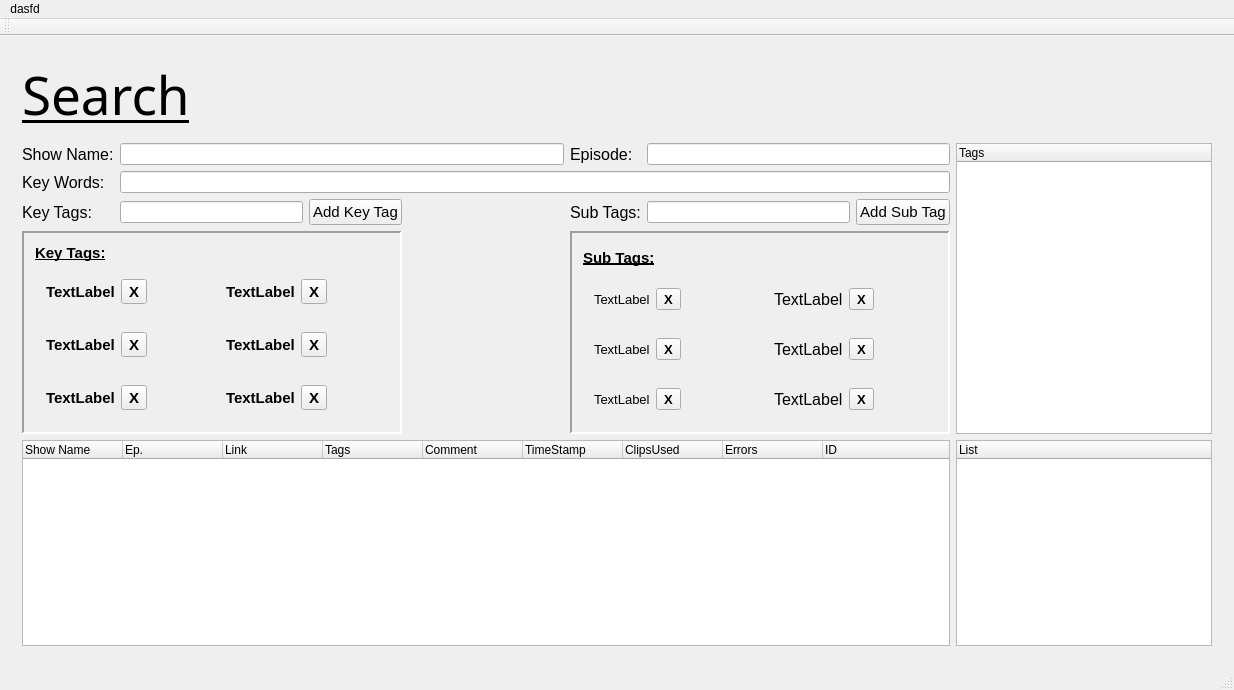
<?xml version="1.0" encoding="UTF-8"?>
<ui version="4.0">
 <class>MainWindow</class>
 <widget class="QMainWindow" name="MainWindow">
  <property name="geometry">
   <rect>
    <x>0</x>
    <y>0</y>
    <width>1234</width>
    <height>690</height>
   </rect>
  </property>
  <property name="windowTitle">
   <string>MainWindow</string>
  </property>
  <widget class="QWidget" name="centralWidget">
   <layout class="QGridLayout" name="gridLayout">
    <item row="0" column="0">
     <widget class="QStackedWidget" name="mainStack">
      <property name="currentIndex">
       <number>0</number>
      </property>
      <widget class="QWidget" name="page_Search">
       <layout class="QGridLayout" name="gridLayout_2">
        <item row="6" column="0" colspan="4">
         <widget class="QFrame" name="frame_KeyTags">
          <property name="minimumSize">
           <size>
            <width>380</width>
            <height>0</height>
           </size>
          </property>
          <property name="maximumSize">
           <size>
            <width>16777215</width>
            <height>16777215</height>
           </size>
          </property>
          <property name="acceptDrops">
           <bool>true</bool>
          </property>
          <property name="frameShape">
           <enum>QFrame::Panel</enum>
          </property>
          <property name="frameShadow">
           <enum>QFrame::Sunken</enum>
          </property>
          <property name="lineWidth">
           <number>2</number>
          </property>
          <layout class="QGridLayout" name="gridLayout_3">
           <item row="0" column="0">
            <widget class="QLabel" name="label_kTagGroup">
             <property name="font">
              <font>
               <pointsize>11</pointsize>
               <weight>75</weight>
               <bold>true</bold>
               <underline>true</underline>
              </font>
             </property>
             <property name="text">
              <string>Key Tags:</string>
             </property>
            </widget>
           </item>
           <item row="2" column="0">
            <widget class="QWidget" name="keyTagBox2" native="true">
             <layout class="QFormLayout" name="formLayout_2">
              <item row="0" column="0">
               <widget class="QLabel" name="label_keyTag2">
                <property name="font">
                 <font>
                  <pointsize>11</pointsize>
                  <weight>75</weight>
                  <bold>true</bold>
                 </font>
                </property>
                <property name="focusPolicy">
                 <enum>Qt::NoFocus</enum>
                </property>
                <property name="text">
                 <string>TextLabel</string>
                </property>
               </widget>
              </item>
              <item row="0" column="1">
               <widget class="TagButtonBox" name="button_keyTag2">
                <property name="font">
                 <font>
                  <pointsize>11</pointsize>
                  <weight>75</weight>
                  <bold>true</bold>
                 </font>
                </property>
                <property name="focusPolicy">
                 <enum>Qt::ClickFocus</enum>
                </property>
                <property name="text">
                 <string>X</string>
                </property>
               </widget>
              </item>
             </layout>
            </widget>
           </item>
           <item row="1" column="0">
            <widget class="QWidget" name="keyTagBox1" native="true">
             <layout class="QFormLayout" name="formLayout_3">
              <item row="0" column="0">
               <widget class="QLabel" name="label_keyTag1">
                <property name="font">
                 <font>
                  <pointsize>11</pointsize>
                  <weight>75</weight>
                  <bold>true</bold>
                 </font>
                </property>
                <property name="focusPolicy">
                 <enum>Qt::NoFocus</enum>
                </property>
                <property name="text">
                 <string>TextLabel</string>
                </property>
               </widget>
              </item>
              <item row="0" column="1">
               <widget class="TagButtonBox" name="button_keyTag1">
                <property name="font">
                 <font>
                  <pointsize>11</pointsize>
                  <weight>75</weight>
                  <bold>true</bold>
                 </font>
                </property>
                <property name="focusPolicy">
                 <enum>Qt::ClickFocus</enum>
                </property>
                <property name="text">
                 <string>X</string>
                </property>
               </widget>
              </item>
             </layout>
            </widget>
           </item>
           <item row="3" column="0">
            <widget class="QWidget" name="keyTagBox3" native="true">
             <property name="focusPolicy">
              <enum>Qt::NoFocus</enum>
             </property>
             <layout class="QFormLayout" name="formLayout">
              <item row="0" column="0">
               <widget class="QLabel" name="label_keyTag3">
                <property name="font">
                 <font>
                  <pointsize>11</pointsize>
                  <weight>75</weight>
                  <bold>true</bold>
                 </font>
                </property>
                <property name="text">
                 <string>TextLabel</string>
                </property>
               </widget>
              </item>
              <item row="0" column="1">
               <widget class="TagButtonBox" name="button_keyTag3">
                <property name="font">
                 <font>
                  <pointsize>11</pointsize>
                  <weight>75</weight>
                  <bold>true</bold>
                 </font>
                </property>
                <property name="focusPolicy">
                 <enum>Qt::ClickFocus</enum>
                </property>
                <property name="text">
                 <string>X</string>
                </property>
               </widget>
              </item>
             </layout>
            </widget>
           </item>
           <item row="1" column="1">
            <widget class="QWidget" name="keyTagBox4" native="true">
             <layout class="QFormLayout" name="formLayout_4">
              <item row="0" column="0">
               <widget class="QLabel" name="label_keyTag4">
                <property name="font">
                 <font>
                  <pointsize>11</pointsize>
                  <weight>75</weight>
                  <bold>true</bold>
                 </font>
                </property>
                <property name="focusPolicy">
                 <enum>Qt::NoFocus</enum>
                </property>
                <property name="text">
                 <string>TextLabel</string>
                </property>
               </widget>
              </item>
              <item row="0" column="1">
               <widget class="TagButtonBox" name="button_keyTag4">
                <property name="font">
                 <font>
                  <pointsize>11</pointsize>
                  <weight>75</weight>
                  <bold>true</bold>
                 </font>
                </property>
                <property name="focusPolicy">
                 <enum>Qt::ClickFocus</enum>
                </property>
                <property name="text">
                 <string>X</string>
                </property>
               </widget>
              </item>
             </layout>
            </widget>
           </item>
           <item row="2" column="1">
            <widget class="QWidget" name="keyTagBox5" native="true">
             <layout class="QFormLayout" name="formLayout_5">
              <item row="0" column="0">
               <widget class="QLabel" name="label_keyTag5">
                <property name="font">
                 <font>
                  <pointsize>11</pointsize>
                  <weight>75</weight>
                  <bold>true</bold>
                 </font>
                </property>
                <property name="focusPolicy">
                 <enum>Qt::NoFocus</enum>
                </property>
                <property name="text">
                 <string>TextLabel</string>
                </property>
               </widget>
              </item>
              <item row="0" column="1">
               <widget class="TagButtonBox" name="button_keyTag5">
                <property name="font">
                 <font>
                  <pointsize>11</pointsize>
                  <weight>75</weight>
                  <bold>true</bold>
                 </font>
                </property>
                <property name="focusPolicy">
                 <enum>Qt::ClickFocus</enum>
                </property>
                <property name="text">
                 <string>X</string>
                </property>
               </widget>
              </item>
             </layout>
            </widget>
           </item>
           <item row="3" column="1">
            <widget class="QWidget" name="keyTagBox6" native="true">
             <layout class="QFormLayout" name="formLayout_6">
              <item row="0" column="0">
               <widget class="QLabel" name="label_keyTag6">
                <property name="font">
                 <font>
                  <pointsize>11</pointsize>
                  <weight>75</weight>
                  <bold>true</bold>
                 </font>
                </property>
                <property name="focusPolicy">
                 <enum>Qt::NoFocus</enum>
                </property>
                <property name="text">
                 <string>TextLabel</string>
                </property>
               </widget>
              </item>
              <item row="0" column="1">
               <widget class="TagButtonBox" name="button_keyTag6">
                <property name="font">
                 <font>
                  <pointsize>11</pointsize>
                  <weight>75</weight>
                  <bold>true</bold>
                 </font>
                </property>
                <property name="focusPolicy">
                 <enum>Qt::ClickFocus</enum>
                </property>
                <property name="text">
                 <string>X</string>
                </property>
               </widget>
              </item>
             </layout>
            </widget>
           </item>
          </layout>
         </widget>
        </item>
        <item row="6" column="5" colspan="3">
         <widget class="QFrame" name="frame_SubTags">
          <property name="minimumSize">
           <size>
            <width>380</width>
            <height>0</height>
           </size>
          </property>
          <property name="maximumSize">
           <size>
            <width>16777215</width>
            <height>16777215</height>
           </size>
          </property>
          <property name="acceptDrops">
           <bool>true</bool>
          </property>
          <property name="frameShape">
           <enum>QFrame::Panel</enum>
          </property>
          <property name="frameShadow">
           <enum>QFrame::Sunken</enum>
          </property>
          <property name="lineWidth">
           <number>2</number>
          </property>
          <layout class="QGridLayout" name="gridLayout_4">
           <item row="1" column="0">
            <widget class="QWidget" name="subTagBox1" native="true">
             <layout class="QFormLayout" name="formLayout_7">
              <item row="0" column="0">
               <widget class="QLabel" name="label_subTag1">
                <property name="font">
                 <font>
                  <pointsize>10</pointsize>
                 </font>
                </property>
                <property name="focusPolicy">
                 <enum>Qt::NoFocus</enum>
                </property>
                <property name="text">
                 <string>TextLabel</string>
                </property>
               </widget>
              </item>
              <item row="0" column="1">
               <widget class="TagButtonBox" name="button_subTag1">
                <property name="font">
                 <font>
                  <pointsize>10</pointsize>
                  <weight>75</weight>
                  <bold>true</bold>
                 </font>
                </property>
                <property name="focusPolicy">
                 <enum>Qt::ClickFocus</enum>
                </property>
                <property name="text">
                 <string>X</string>
                </property>
               </widget>
              </item>
             </layout>
            </widget>
           </item>
           <item row="1" column="1">
            <widget class="QWidget" name="subTagBox4" native="true">
             <layout class="QFormLayout" name="formLayout_8">
              <item row="0" column="0">
               <widget class="QLabel" name="label_subTag4">
                <property name="font">
                 <font>
                  <pointsize>12</pointsize>
                 </font>
                </property>
                <property name="focusPolicy">
                 <enum>Qt::NoFocus</enum>
                </property>
                <property name="text">
                 <string>TextLabel</string>
                </property>
               </widget>
              </item>
              <item row="0" column="1">
               <widget class="TagButtonBox" name="button_subTag4">
                <property name="font">
                 <font>
                  <pointsize>10</pointsize>
                  <weight>75</weight>
                  <bold>true</bold>
                 </font>
                </property>
                <property name="focusPolicy">
                 <enum>Qt::ClickFocus</enum>
                </property>
                <property name="text">
                 <string>X</string>
                </property>
               </widget>
              </item>
             </layout>
            </widget>
           </item>
           <item row="3" column="1">
            <widget class="QWidget" name="subTagBox6" native="true">
             <layout class="QFormLayout" name="formLayout_11">
              <item row="0" column="0">
               <widget class="QLabel" name="label_subTag6">
                <property name="font">
                 <font>
                  <pointsize>12</pointsize>
                 </font>
                </property>
                <property name="focusPolicy">
                 <enum>Qt::NoFocus</enum>
                </property>
                <property name="text">
                 <string>TextLabel</string>
                </property>
               </widget>
              </item>
              <item row="0" column="1">
               <widget class="TagButtonBox" name="button_subTag6">
                <property name="font">
                 <font>
                  <pointsize>10</pointsize>
                  <weight>75</weight>
                  <bold>true</bold>
                 </font>
                </property>
                <property name="focusPolicy">
                 <enum>Qt::ClickFocus</enum>
                </property>
                <property name="text">
                 <string>X</string>
                </property>
               </widget>
              </item>
             </layout>
            </widget>
           </item>
           <item row="3" column="0">
            <widget class="QWidget" name="subTagBox3" native="true">
             <layout class="QFormLayout" name="formLayout_10">
              <item row="0" column="0">
               <widget class="QLabel" name="label_subTag3">
                <property name="font">
                 <font>
                  <pointsize>10</pointsize>
                 </font>
                </property>
                <property name="focusPolicy">
                 <enum>Qt::NoFocus</enum>
                </property>
                <property name="text">
                 <string>TextLabel</string>
                </property>
               </widget>
              </item>
              <item row="0" column="1">
               <widget class="TagButtonBox" name="button_subTag3">
                <property name="font">
                 <font>
                  <pointsize>10</pointsize>
                  <weight>75</weight>
                  <bold>true</bold>
                 </font>
                </property>
                <property name="focusPolicy">
                 <enum>Qt::ClickFocus</enum>
                </property>
                <property name="text">
                 <string>X</string>
                </property>
               </widget>
              </item>
             </layout>
            </widget>
           </item>
           <item row="0" column="0">
            <widget class="QLabel" name="label_sTagGroup">
             <property name="font">
              <font>
               <pointsize>11</pointsize>
               <weight>75</weight>
               <bold>true</bold>
               <underline>true</underline>
              </font>
             </property>
             <property name="text">
              <string>Sub Tags:</string>
             </property>
            </widget>
           </item>
           <item row="2" column="0">
            <widget class="QWidget" name="subTagBox2" native="true">
             <layout class="QFormLayout" name="formLayout_9">
              <item row="0" column="0">
               <widget class="QLabel" name="label_subTag2">
                <property name="font">
                 <font>
                  <pointsize>10</pointsize>
                 </font>
                </property>
                <property name="focusPolicy">
                 <enum>Qt::NoFocus</enum>
                </property>
                <property name="text">
                 <string>TextLabel</string>
                </property>
               </widget>
              </item>
              <item row="0" column="1">
               <widget class="TagButtonBox" name="button_subTag2">
                <property name="font">
                 <font>
                  <pointsize>10</pointsize>
                  <weight>75</weight>
                  <bold>true</bold>
                 </font>
                </property>
                <property name="focusPolicy">
                 <enum>Qt::ClickFocus</enum>
                </property>
                <property name="text">
                 <string>X</string>
                </property>
               </widget>
              </item>
             </layout>
            </widget>
           </item>
           <item row="2" column="1">
            <widget class="QWidget" name="subTagBox5" native="true">
             <layout class="QFormLayout" name="formLayout_12">
              <item row="0" column="0">
               <widget class="QLabel" name="label_subTag5">
                <property name="font">
                 <font>
                  <pointsize>12</pointsize>
                 </font>
                </property>
                <property name="focusPolicy">
                 <enum>Qt::NoFocus</enum>
                </property>
                <property name="text">
                 <string>TextLabel</string>
                </property>
               </widget>
              </item>
              <item row="0" column="1">
               <widget class="TagButtonBox" name="button_subTag5">
                <property name="font">
                 <font>
                  <pointsize>10</pointsize>
                  <weight>75</weight>
                  <bold>true</bold>
                 </font>
                </property>
                <property name="focusPolicy">
                 <enum>Qt::ClickFocus</enum>
                </property>
                <property name="text">
                 <string>X</string>
                </property>
               </widget>
              </item>
             </layout>
            </widget>
           </item>
          </layout>
         </widget>
        </item>
        <item row="3" column="8" rowspan="4">
         <widget class="TagTreeWidget" name="tree_Tags">
          <property name="focusPolicy">
           <enum>Qt::NoFocus</enum>
          </property>
          <property name="acceptDrops">
           <bool>true</bool>
          </property>
          <property name="dragEnabled">
           <bool>true</bool>
          </property>
          <property name="selectionMode">
           <enum>QAbstractItemView::ExtendedSelection</enum>
          </property>
          <property name="autoExpandDelay">
           <number>300</number>
          </property>
          <column>
           <property name="text">
            <string>Tags</string>
           </property>
          </column>
         </widget>
        </item>
        <item row="7" column="0" colspan="8">
         <widget class="QTreeWidget" name="tree_Clips">
          <property name="focusPolicy">
           <enum>Qt::NoFocus</enum>
          </property>
          <column>
           <property name="text">
            <string>Show Name</string>
           </property>
          </column>
          <column>
           <property name="text">
            <string>Ep.</string>
           </property>
          </column>
          <column>
           <property name="text">
            <string>Link</string>
           </property>
          </column>
          <column>
           <property name="text">
            <string>Tags</string>
           </property>
          </column>
          <column>
           <property name="text">
            <string>Comment</string>
           </property>
          </column>
          <column>
           <property name="text">
            <string>TimeStamp</string>
           </property>
          </column>
          <column>
           <property name="text">
            <string>ClipsUsed</string>
           </property>
          </column>
          <column>
           <property name="text">
            <string>Errors</string>
           </property>
          </column>
          <column>
           <property name="text">
            <string>ID</string>
           </property>
          </column>
         </widget>
        </item>
        <item row="4" column="1" colspan="7">
         <widget class="TabLineEdit" name="edit_KeyWords">
          <property name="focusPolicy">
           <enum>Qt::ClickFocus</enum>
          </property>
         </widget>
        </item>
        <item row="4" column="0">
         <widget class="QLabel" name="label_KeyWords">
          <property name="font">
           <font>
            <pointsize>12</pointsize>
           </font>
          </property>
          <property name="text">
           <string>Key Words:</string>
          </property>
         </widget>
        </item>
        <item row="5" column="6">
         <widget class="TabLineEdit" name="edit_SubTags">
          <property name="focusPolicy">
           <enum>Qt::ClickFocus</enum>
          </property>
         </widget>
        </item>
        <item row="5" column="1" colspan="2">
         <widget class="TabLineEdit" name="edit_KeyTags">
          <property name="minimumSize">
           <size>
            <width>0</width>
            <height>0</height>
           </size>
          </property>
          <property name="focusPolicy">
           <enum>Qt::ClickFocus</enum>
          </property>
         </widget>
        </item>
        <item row="3" column="5">
         <widget class="QLabel" name="label_EpNum">
          <property name="font">
           <font>
            <pointsize>12</pointsize>
           </font>
          </property>
          <property name="text">
           <string>Episode:</string>
          </property>
         </widget>
        </item>
        <item row="1" column="0">
         <widget class="QFrame" name="frame_spacer">
          <property name="frameShape">
           <enum>QFrame::StyledPanel</enum>
          </property>
          <property name="frameShadow">
           <enum>QFrame::Raised</enum>
          </property>
         </widget>
        </item>
        <item row="3" column="6" colspan="2">
         <widget class="TabLineEdit" name="edit_EpNum">
          <property name="focusPolicy">
           <enum>Qt::ClickFocus</enum>
          </property>
         </widget>
        </item>
        <item row="5" column="4">
         <spacer name="horizontalSpacer">
          <property name="orientation">
           <enum>Qt::Horizontal</enum>
          </property>
          <property name="sizeHint" stdset="0">
           <size>
            <width>40</width>
            <height>20</height>
           </size>
          </property>
         </spacer>
        </item>
        <item row="5" column="5">
         <widget class="QLabel" name="label_SubTags">
          <property name="font">
           <font>
            <pointsize>12</pointsize>
           </font>
          </property>
          <property name="text">
           <string>Sub Tags:</string>
          </property>
         </widget>
        </item>
        <item row="5" column="3">
         <widget class="QPushButton" name="button_AddKeyTag">
          <property name="font">
           <font>
            <pointsize>11</pointsize>
           </font>
          </property>
          <property name="focusPolicy">
           <enum>Qt::ClickFocus</enum>
          </property>
          <property name="text">
           <string>Add Key Tag</string>
          </property>
         </widget>
        </item>
        <item row="5" column="0">
         <widget class="QLabel" name="label_KeyTags">
          <property name="font">
           <font>
            <pointsize>12</pointsize>
           </font>
          </property>
          <property name="text">
           <string>Key Tags:</string>
          </property>
         </widget>
        </item>
        <item row="3" column="0">
         <widget class="QLabel" name="label_Name">
          <property name="font">
           <font>
            <pointsize>12</pointsize>
           </font>
          </property>
          <property name="text">
           <string>Show Name:</string>
          </property>
         </widget>
        </item>
        <item row="3" column="1" colspan="4">
         <widget class="TabLineEdit" name="edit_Name">
          <property name="focusPolicy">
           <enum>Qt::ClickFocus</enum>
          </property>
         </widget>
        </item>
        <item row="5" column="7">
         <widget class="QPushButton" name="button_AddSubTag">
          <property name="font">
           <font>
            <pointsize>11</pointsize>
           </font>
          </property>
          <property name="focusPolicy">
           <enum>Qt::ClickFocus</enum>
          </property>
          <property name="text">
           <string>Add Sub Tag</string>
          </property>
         </widget>
        </item>
        <item row="0" column="0" colspan="8">
         <widget class="QLabel" name="title_Search">
          <property name="font">
           <font>
            <family>Impact</family>
            <pointsize>40</pointsize>
            <underline>true</underline>
           </font>
          </property>
          <property name="text">
           <string>Search</string>
          </property>
         </widget>
        </item>
        <item row="7" column="8">
         <widget class="QTreeWidget" name="tree_List">
          <property name="focusPolicy">
           <enum>Qt::NoFocus</enum>
          </property>
          <column>
           <property name="text">
            <string>List</string>
           </property>
          </column>
         </widget>
        </item>
       </layout>
      </widget>
      <widget class="QWidget" name="page_2"/>
     </widget>
    </item>
   </layout>
  </widget>
  <widget class="QMenuBar" name="menuBar">
   <property name="geometry">
    <rect>
     <x>0</x>
     <y>0</y>
     <width>1234</width>
     <height>21</height>
    </rect>
   </property>
   <widget class="QMenu" name="menuDasfd">
    <property name="title">
     <string>dasfd</string>
    </property>
    <widget class="QMenu" name="menuAsdf">
     <property name="title">
      <string>asdf</string>
     </property>
     <addaction name="actionDsafsd"/>
    </widget>
    <addaction name="menuAsdf"/>
   </widget>
   <addaction name="menuDasfd"/>
  </widget>
  <widget class="QToolBar" name="mainToolBar">
   <attribute name="toolBarArea">
    <enum>TopToolBarArea</enum>
   </attribute>
   <attribute name="toolBarBreak">
    <bool>false</bool>
   </attribute>
  </widget>
  <widget class="QStatusBar" name="statusBar"/>
  <action name="actionDsafsd">
   <property name="text">
    <string>dsafsd</string>
   </property>
  </action>
 </widget>
 <layoutdefault spacing="6" margin="11"/>
 <customwidgets>
  <customwidget>
   <class>TabLineEdit</class>
   <extends>QLineEdit</extends>
   <header>tablineedit.h</header>
  </customwidget>
  <customwidget>
   <class>TagButtonBox</class>
   <extends>QToolButton</extends>
   <header>tagcontainer.h</header>
  </customwidget>
  <customwidget>
   <class>TagTreeWidget</class>
   <extends>QTreeWidget</extends>
   <header>tagtreewidget.h</header>
  </customwidget>
 </customwidgets>
 <resources/>
 <connections/>
</ui>
